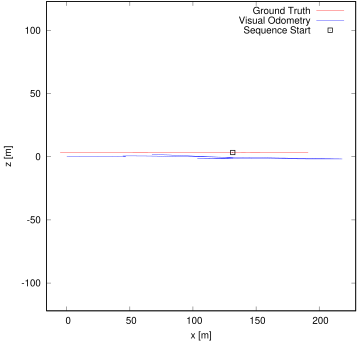

The script that drew this image:
set term postscript eps enhanced color
set output "02.eps"
set size ratio -1
set xrange [-16:229]
set yrange [-122:123]
set xlabel "x [m]"
set ylabel "z [m]"
plot "02.txt" using 1:2 lc rgb "#FF0000" title 'Ground Truth' w lines,"02.txt" using 3:4 lc rgb "#0000FF" title 'Visual Odometry' w lines,"< head -1 02.txt" using 1:2 lc rgb "#000000" pt 4 ps 1 lw 2 title 'Sequence Start' w points
